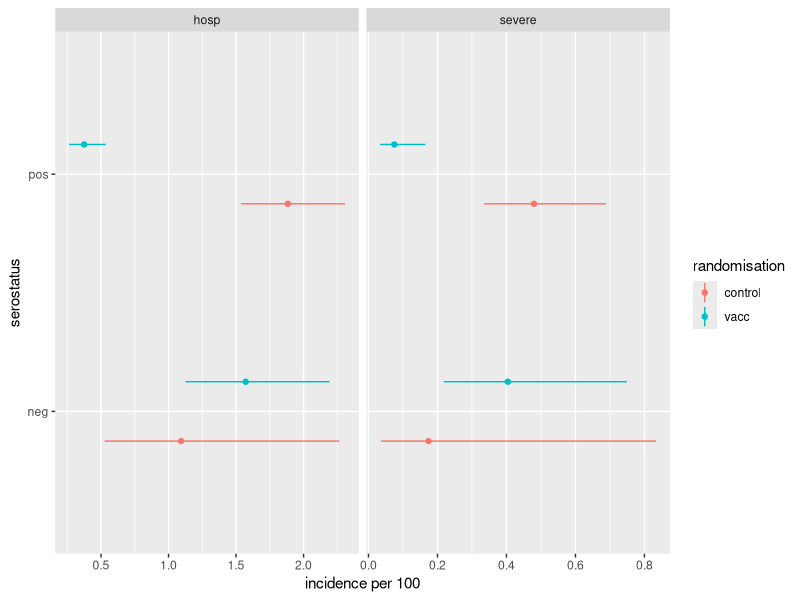
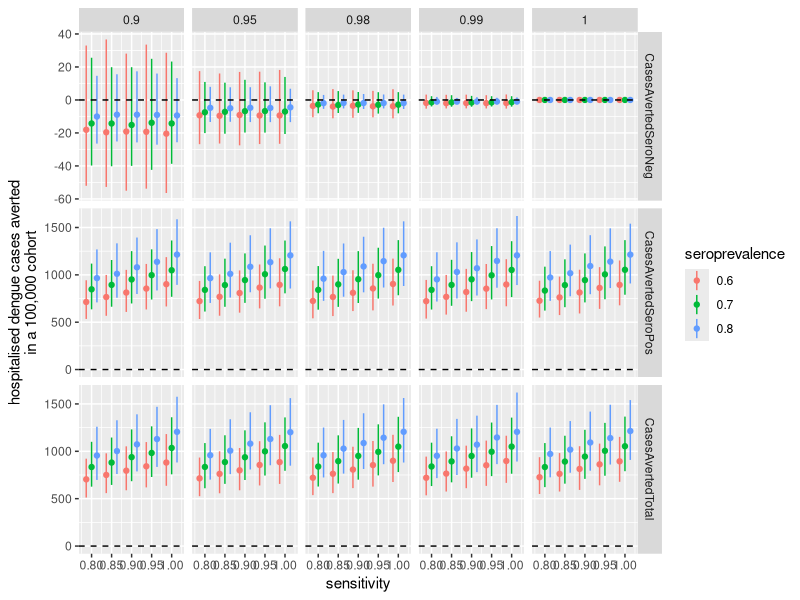
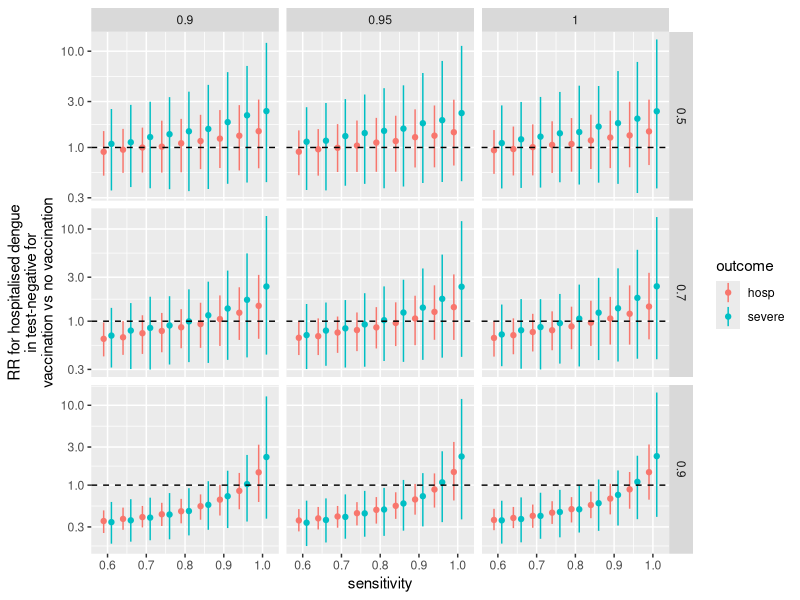

Write the R code that produced these figures, in order.

# Investigating Dengue RDT sensitivity and specificty requirements
# written by Stefan Flasche using R version 3.4.4

# load packages
require(tidyverse)


# Data --------------------------------------------------------------------

# data: cumulative incidence over 5yrs observed in the trial and its stratification into 
#       seropositive and seronegative using PRNT50 with multiple imputation (in per 100). 
df <- tibble(no=1:8,
             randomisation = c("vacc","vacc","control","control","vacc","vacc","control","control"),
             serostatus = c("pos","neg","pos","neg","pos","neg","pos","neg"),
             outcome = c(rep("hosp",4),rep("severe",4)),
             incidence.ph.mid = c(.375,1.571,1.883,1.093,0.075,0.404,0.48,0.174),
             incidence.ph.lo = c(.263,1.125,1.536,.526,0.034,0.218,0.335,0.036),
             incidence.ph.hi = c(.535,2.193,2.307,2.265,0.165,0.749,0.688,0.834))

# plot data
p.data <- df %>% ggplot(aes(x= serostatus, y = incidence.ph.mid, ymin = incidence.ph.lo, ymax = incidence.ph.hi,color=randomisation)) +
  geom_linerange(position=position_dodge(width = 0.5)) +
  geom_point(position=position_dodge(width = 0.5)) +
  facet_grid(.~outcome, scales = "free") +
  coord_flip() + ylab("incidence per 100")
ggsave(filename = "Pics\\Fig1_Data.tiff",p.data ,unit="cm", width = 14, height = 5, compression = "lzw", dpi = 300)


# sample from lognormal distribution in which the 50%, 2.5% and 97.5% quanitles fit the observed mean, CI.lo and CI.hi respectively
LnfitSample <- function(input= c(mean=1, lo=.5, hi=2), N=1000){
  mean = input[1] %>% as.numeric()
  lo = input[2] %>% as.numeric()
  hi = input[3] %>% as.numeric()
  rlnorm(N, meanlog = log(mean), sdlog = (log(mean/lo) +  log(hi/mean))/2/1.92) %>%
    return()
}


# Population impact of test and vaccinate ---------------------------------------------

# calculate population impact of test and vaccinate strategy
## need to include resampling of incidence 
CasesAverted <- function(seroPrevalence = .7, sensitivity = 1, specificity = 0, 
                         cohortSize=100000, df.tmp = df, outcm = "hosp"){
  df.tmp = df.tmp %>% filter(outcome == outcm)
  Inc.SeroPos.Vacc <- df.tmp %>% filter(randomisation=="vacc" & serostatus =="pos") %>% 
    select(incidence.ph.mid:incidence.ph.hi) %>% LnfitSample()
  Inc.SeroPos.Cont <- df.tmp %>% filter(randomisation=="control" & serostatus =="pos") %>% 
    select(incidence.ph.mid:incidence.ph.hi) %>% LnfitSample()
  Inc.SeroNeg.Vacc <- df.tmp %>% filter(randomisation=="vacc" & serostatus =="neg") %>% 
    select(incidence.ph.mid:incidence.ph.hi) %>% LnfitSample()
  Inc.SeroNeg.Cont <- df.tmp %>% filter(randomisation=="control" & serostatus =="neg") %>% 
    select(incidence.ph.mid:incidence.ph.hi) %>% LnfitSample()
  
  CasesAvertedSeroPos = cohortSize * seroPrevalence * sensitivity * (Inc.SeroPos.Cont - Inc.SeroPos.Vacc) / 100
  CasesAvertedSeroNeg = cohortSize * (1-seroPrevalence) * (1 - specificity) * (Inc.SeroNeg.Cont - Inc.SeroNeg.Vacc) /100
  
  df_res <- tibble(seroPrevalence = seroPrevalence, sensitivity = sensitivity,
                   specificity = specificity, outcome = outcm, 
                   CasesAvertedSeroPos.mid = median(CasesAvertedSeroPos), 
                   CasesAvertedSeroPos.lo = quantile(CasesAvertedSeroPos,.025), 
                   CasesAvertedSeroPos.hi = quantile(CasesAvertedSeroPos,.975),
                   CasesAvertedSeroNeg.mid = median(CasesAvertedSeroNeg), 
                   CasesAvertedSeroNeg.lo = quantile(CasesAvertedSeroNeg,.025), 
                   CasesAvertedSeroNeg.hi = quantile(CasesAvertedSeroNeg,.975), 
                   CasesAvertedTotal.mid =  median(CasesAvertedSeroPos + CasesAvertedSeroNeg), 
                   CasesAvertedTotal.lo = quantile(CasesAvertedSeroPos + CasesAvertedSeroNeg, .025),
                   CasesAvertedTotal.hi = quantile(CasesAvertedSeroPos + CasesAvertedSeroNeg, .975))
  return(df_res)
}

# plot impact of test and vaccinate strategy
df.plt = NULL
for(seroPrevalence in c(.6,.7,.8)){
  for(specificity in c(.9,.95,.98,.99,1)){
    for(sensitivity in seq(.8,1,by=.05)){
      df.plt <- df.plt %>% 
        rbind(CasesAverted(seroPrevalence = seroPrevalence, sensitivity = sensitivity, specificity = specificity))
    }
  }
}

df.plt <- df.plt %>%
  gather(key,value, -seroPrevalence, -sensitivity, -specificity, -outcome) %>%
  extract(key, c("outcome","conf"),"(.*)\\.(.*)") %>%
  spread(conf, value)
  
p.tandv = df.plt %>% ggplot(aes(x=sensitivity, y = mid, ymin=lo, ymax= hi, color = as.factor(seroPrevalence))) +
  geom_linerange(position = position_dodge(width = 0.04)) +
  geom_point(position = position_dodge(width = 0.04)) +
  facet_grid(outcome ~ specificity, scales = "free") +
  scale_color_discrete(name="seroprevalence") + ylab("hospitalised dengue cases averted\nin a 100,000 cohort") +
  geom_hline(yintercept = 0, color="black", lty="dashed")
ggsave(filename = "Pics\\Fig2_Impact_TandV.tiff",p.tandv ,unit="cm", width = 25, height = 14, compression = "lzw", dpi = 300)


# Impact of sensitivity --------------------------------------------------------------------
  
# calculate sensitivity needed to avoid chosing to vaccinate test negative
TestNegRatio <- function(seroPrevalence = .7, sensitivity = .8, specificty = .95,
                             df.tmp = df, outcm = "hosp"){
  df.tmp = df.tmp %>% filter(outcome == outcm)
  Inc.SeroPos.Vacc <- df.tmp %>% filter(randomisation=="vacc" & serostatus =="pos") %>% 
    select(incidence.ph.mid:incidence.ph.hi) %>% LnfitSample()
  Inc.SeroPos.Cont <- df.tmp %>% filter(randomisation=="control" & serostatus =="pos") %>% 
    select(incidence.ph.mid:incidence.ph.hi) %>% LnfitSample()
  Inc.SeroNeg.Vacc <- df.tmp %>% filter(randomisation=="vacc" & serostatus =="neg") %>% 
    select(incidence.ph.mid:incidence.ph.hi) %>% LnfitSample()
  Inc.SeroNeg.Cont <- df.tmp %>% filter(randomisation=="control" & serostatus =="neg") %>% 
    select(incidence.ph.mid:incidence.ph.hi) %>% LnfitSample()
  
  risk.if.testNeg.vacc <- ((1-seroPrevalence) * specificty *  Inc.SeroNeg.Vacc + 
    seroPrevalence * (1-sensitivity) * Inc.SeroPos.Vacc ) / 
    ((1-seroPrevalence) * specificty  + seroPrevalence * (1-sensitivity) ) 
  risk.if.testNeg.nova <- ((1-seroPrevalence) * specificty *  Inc.SeroNeg.Cont + 
    seroPrevalence * (1-sensitivity) * Inc.SeroPos.Cont ) / 
    ((1-seroPrevalence) * specificty  + seroPrevalence * (1-sensitivity) ) 
  
  df_res <- tibble(seroPrevalence = seroPrevalence, sensitivity = sensitivity,
                   specificty = specificty, outcome = outcm, 
                   riskiftestNegvacc.mid = median(risk.if.testNeg.vacc), 
                   riskiftestNegnova.mid = median(risk.if.testNeg.nova),
                   riskiftestNegvacc.lo = quantile(risk.if.testNeg.vacc,.025), 
                   riskiftestNegvacc.hi = quantile(risk.if.testNeg.vacc,.975),
                   riskiftestNegnova.lo = quantile(risk.if.testNeg.nova,.025), 
                   riskiftestNegnova.hi = quantile(risk.if.testNeg.nova,.975),
                   RR.mid =  median(risk.if.testNeg.vacc / risk.if.testNeg.nova), 
                   RR.lo = quantile(risk.if.testNeg.vacc / risk.if.testNeg.nova, .025),
                   RR.hi = quantile(risk.if.testNeg.vacc / risk.if.testNeg.nova, .975))
  return(df_res)
}

# analyse where test nagative vacc vs novacc risks are
df.plt = NULL
for(seroPrevalence in c(.5,.7,.9)){
  for(specificity in c(.9,.95,1)){
    for(sensitivity in seq(.6,1,by=.05)){
      df.plt <- df.plt %>% 
        rbind(TestNegRatio(seroPrevalence = seroPrevalence, sensitivity = sensitivity, specificty = specificity)) %>%
        rbind(TestNegRatio(seroPrevalence = seroPrevalence, sensitivity = sensitivity, specificty = specificity, outcm = "severe"))
      
    }
  }
}

p.sens <- df.plt %>% ggplot(aes(x=sensitivity, y = RR.mid, ymin=RR.lo, ymax= RR.hi, color=outcome)) +
  geom_linerange(position = position_dodge(width = 0.04)) +
  geom_point(position = position_dodge(width = 0.04)) +
  facet_grid(seroPrevalence ~ specificty, scales = "free") +
  scale_y_log10() + geom_hline(yintercept = 1, color="black", lty="dashed") +
  scale_color_discrete(name="outcome") +
  ylab("RR for hospitalised dengue\nin test-negative for\nvaccination vs no vaccination")
ggsave(filename = "Pics\\Fig3_SensitivityImpact.tiff",p.sens ,unit="cm", width = 25, height = 14, compression = "lzw", dpi = 300)


# calculate Sens and Spec --------------------------------------------------------------------

# calculate test sens and spec given specified risk threshold and serprevalence range
# input:
U.seroprevalence = c(40,80)
U.safety = 10 / 100000 # does this make sense? Other specifications? Min averted per case caused or 


